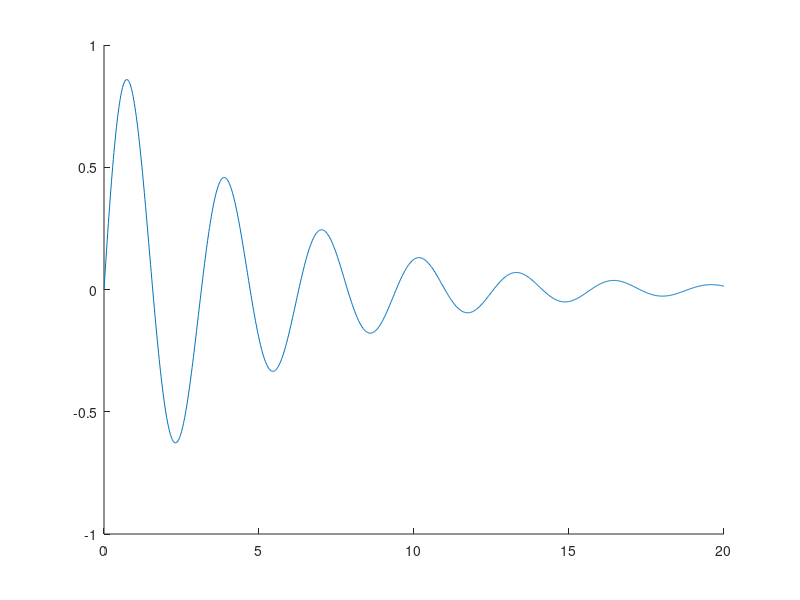

Write the MATLAB code that produced this figure. (Note: this script raises an error after producing the figure.)
clear; clc;

Xend = 20;

f = @(x) sin(2*x)./exp(0.2*x);
x = linspace(0, Xend, 1000);

NumOfFuzzySets = 40;
Xp = linspace(0, Xend, NumOfFuzzySets);
DX = Xp(2) - Xp(1);

mf = cell(1, NumOfFuzzySets);
for i = 1:NumOfFuzzySets
    wsp = 0.1;
    % a
    if i == 1
        a = Xp(i);
    else
        a = Xp(i) - (0.5 + wsp)*DX;
    end
    % d
    if i == NumOfFuzzySets
        d = Xp(i);
    else
        d = Xp(i) + (0.5 + wsp)*DX;
    end
    % b
    if i == 1
        b = Xp(i);
    else
        b = Xp(i) - (0.5 - wsp)*DX;
    end
    % c
    if i == NumOfFuzzySets
        c = Xp(i);
    else
        c = Xp(i) + (0.5 - wsp)*DX;
    end

    mf{i} = @(z) trapmf(z, [a b c d]);
end

fLin = cell(1, NumOfFuzzySets);
for i = 1:NumOfFuzzySets
    eps = 1e-8;
    df = (f(Xp(i) + eps) - f(Xp(i) - eps)) / (2*eps);
    fLin{i} = @(x) df * (x - Xp(i)) + f(Xp(i));
end

fFuzzy = @(x) fuzzy_eval(x, mf, fLin, NumOfFuzzySets);
function y = fuzzy_eval(x, mf, fLin, NumOfFuzzySets)
    num = 0;
    den = 0;
    for i = 1:NumOfFuzzySets
        num = num + mf{i}(x) .* fLin{i}(x);
        den = den + mf{i}(x);
    end
    y = num ./ den;
end


% Rysowanie funkcji przynależności
figure(1);
hold on;
plot(x, f(x));
plot(x, fFuzzy(x));
for i = 1:NumOfFuzzySets
    plot(x, mf{i}(x));
end
